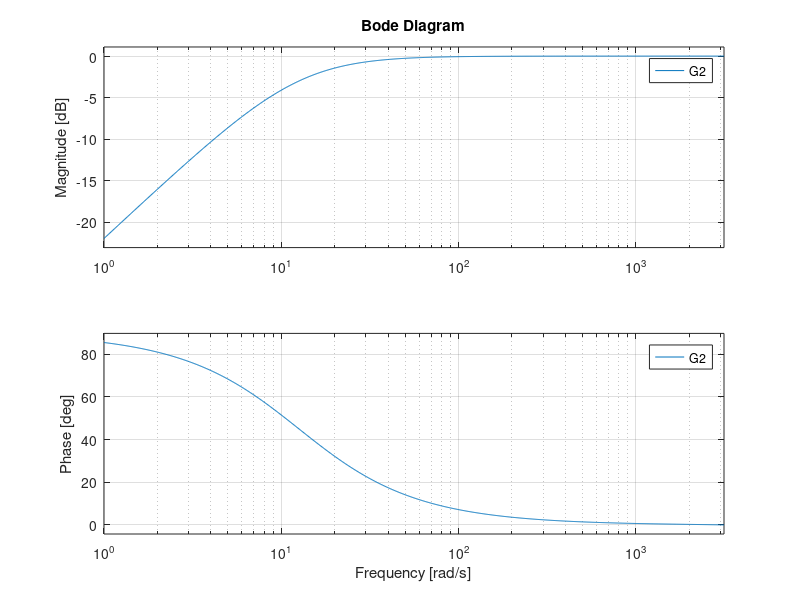

This chart was generated by the following MATLAB code: (Note: this script raises an error after producing the figure.)
clear;


cutoff = 2*pi*2;
T = 1/cutoff;
G = tf([T, 0], [T, 1]);

G2 = c2d(G, 1/1000);

bode(G2);

P = bodeoptions; P.FreqUnits = 'Hz';
h = bodeplot(G2,P);

HP = filt(G2.Numerator{1}, G2.Denominator{1}, 1/1000);

cutoff = 2*pi*5;
T = 1/cutoff;

G = tf([1], [T, 1]);

G2 = c2d(G, 1/1000);

LP = filt(G2.Numerator{1}, G2.Denominator{1}, 1/1000)